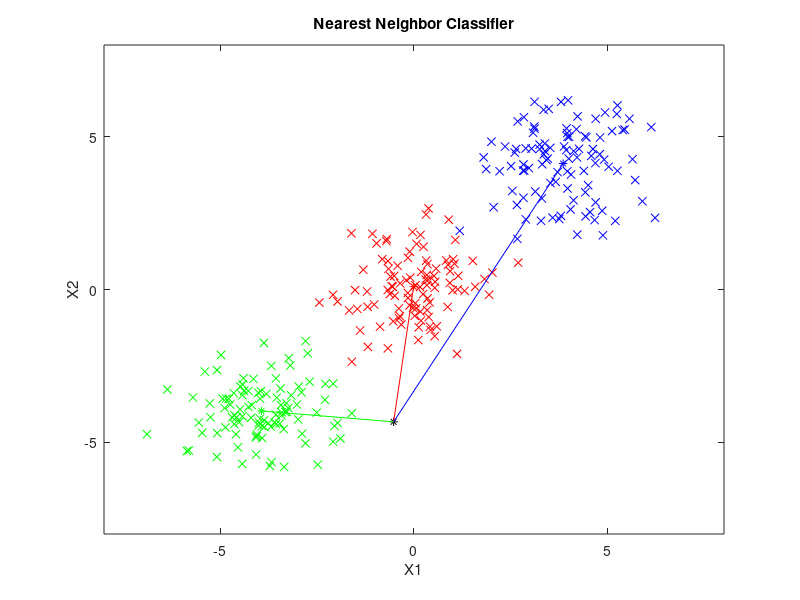

Reproduce this figure in MATLAB.
clc; clear; close all;

labels = ['r'; 'b'; 'g'];

load('datasets/three-balls/threeballs.mat');

point = 16 * (rand(2,1) - 0.5);

centroid1 = sum(data(1:2,1:100),2) / size(data(1:2,1:100),2);
centroid2 = sum(data(1:2,101:200),2) / size(data(1:2,101:200),2);
centroid3 = sum(data(1:2,201:300),2) / size(data(1:2,201:300),2);

plot(data(1,1:100), data(2,1:100), 'rx'); hold on;
plot(data(1,101:200), data(2,101:200), 'bx');
plot(data(1,201:300), data(2,201:300), 'gx');

plot(point(1,1), point(2,1), 'k*');

plot(centroid1(1,1), centroid1(2,1), 'r*');
plot(centroid2(1,1), centroid2(2,1), 'b*');
plot(centroid3(1,1), centroid3(2,1), 'g*');

plot([point(1,1) centroid1(1,1)],[point(2,1) centroid1(2,1)],'r');
plot([point(1,1) centroid2(1,1)],[point(2,1) centroid2(2,1)],'b');
plot([point(1,1) centroid3(1,1)],[point(2,1) centroid3(2,1)],'g');

axis([-8 8 -8 8]);
title('Nearest Neighbor Classifier');
xlabel('X1');
ylabel('X2');

distances = [];
tic;
for i = 1:length(data)
    diff = data(1:2,i) - point;
    dist = sqrt(diff' * diff);
    distances = [distances dist];
end
time = toc

labels(data(3, find(min(distances) == distances)),:)